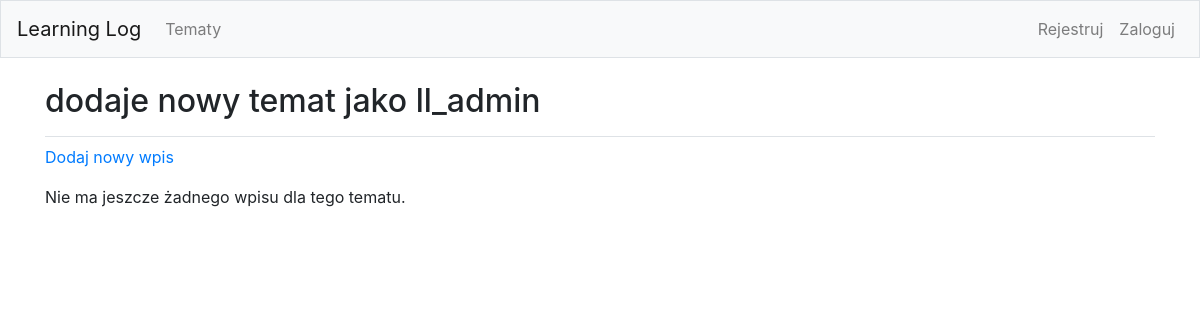
Before: /topics/17/ with the older database file.
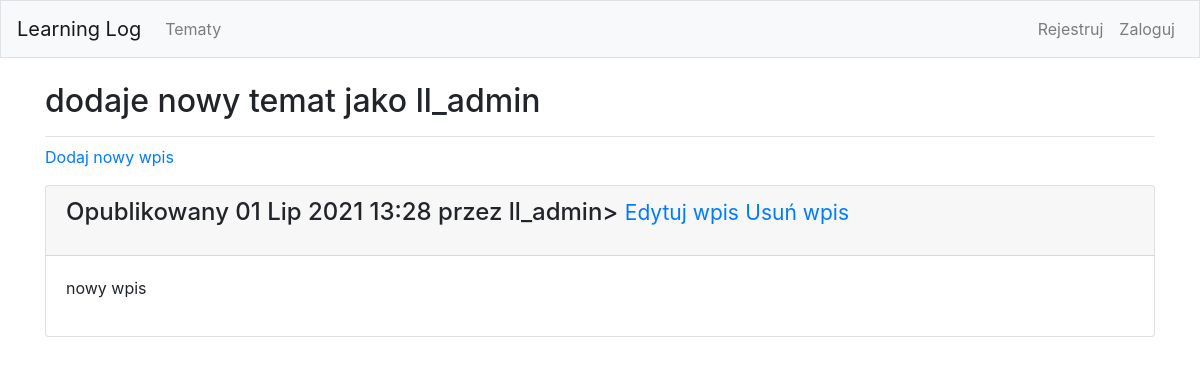
After: the same page with the newer database file.
### learning_logs/models.py (models this page shows, shortened)
class Topic(models.Model):
    text = models.CharField(max_length=200)
    date_added = models.DateTimeField(auto_now_add=True)
    owner = models.ForeignKey(User, on_delete=models.CASCADE)
    def __str__(self):
        return self.text

class Entry(models.Model):
    topic = models.ForeignKey(Topic, on_delete=models.CASCADE)
    text = models.TextField()
    data_added = models.DateTimeField(auto_now_add=True)
    class Meta:
        verbose_name_plural = 'entries'

### learning_logs/views.py (the view)
# urls.py: path('topics/<int:topic_id>/', views.topic, name='topic'),
def topic(request, topic_id):
    topic = Topic.objects.get(id=topic_id)
    entries = topic.entry_set.order_by('-data_added')
    context = {'topic' : topic, 'entries' : entries}
    return render(request, 'learning_logs/topic.html', context)

### learning_logs/templates/learning_logs/topic.html (shortened to what this page needs)
{% extends 'learning_logs/base.html' %}
{% block page_header %}
    <h2> {{ topic }} </h2>
{% endblock page_header %}
{% block content %}
    <p>
        <a href="{% url 'learning_logs:new_entry' topic.id %}">Dodaj nowy wpis</a>
    </p>
    {% for entry in entries %}
        <div class="card mb-3">
            <h4 class="card-header">
                <p class="date">Opublikowany {{ entry.data_added|date:'d M Y H:i' }} przez {{ topic.owner }}>
                    <small><a href=" {% url 'learning_logs:edit_entry' entry.id %}">Edytuj wpis</a></small>
                    <small><a href=" {% url 'learning_logs:remove_entry' entry.id %}">Usuń wpis</a></small>
                </h4>
                <div class="card-body">
                    {{ entry.text|linebreaks }}
                </div>
    {% empty %}
        Nie ma jeszcze żadnego wpisu dla tego tematu.
    {% endfor %}
{% endblock content %}

Changed rows visible on the page:
added Entry: data_added "01 Lip 2021 13:28", {{ topic.owner }} "ll_admin", text "nowy wpis"
Other visible differences:
text no longer shown: "Nie ma jeszcze żadnego wpisu dla tego tematu."
